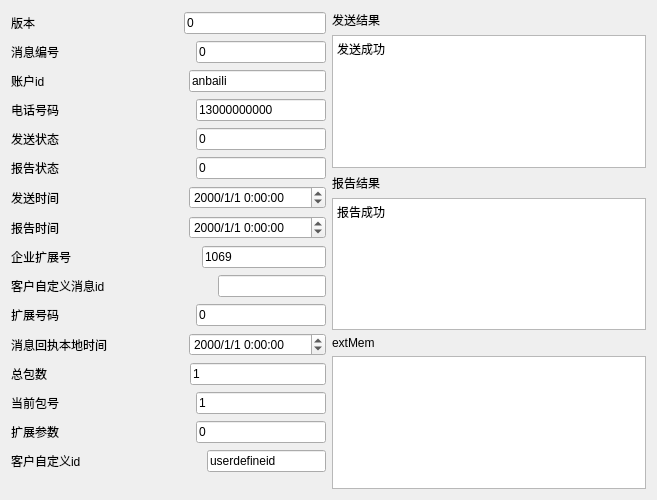
<?xml version="1.0" encoding="UTF-8"?>
<ui version="4.0">
 <class>SRepNotifyData</class>
 <widget class="QWidget" name="SRepNotifyData">
  <property name="geometry">
   <rect>
    <x>0</x>
    <y>0</y>
    <width>657</width>
    <height>500</height>
   </rect>
  </property>
  <property name="windowTitle">
   <string>Form</string>
  </property>
  <layout class="QGridLayout" name="gridLayout">
   <item row="0" column="0" rowspan="3">
    <layout class="QVBoxLayout" name="verticalLayout_3">
     <item>
      <layout class="QHBoxLayout" name="horizontalLayout">
       <item>
        <widget class="QLabel" name="label">
         <property name="text">
          <string>版本</string>
         </property>
        </widget>
       </item>
       <item>
        <spacer name="horizontalSpacer">
         <property name="orientation">
          <enum>Qt::Horizontal</enum>
         </property>
         <property name="sizeHint" stdset="0">
          <size>
           <width>40</width>
           <height>20</height>
          </size>
         </property>
        </spacer>
       </item>
       <item>
        <widget class="QLineEdit" name="lineEdit_version">
         <property name="text">
          <string>0</string>
         </property>
        </widget>
       </item>
      </layout>
     </item>
     <item>
      <layout class="QHBoxLayout" name="horizontalLayout_2">
       <item>
        <widget class="QLabel" name="label_2">
         <property name="text">
          <string>消息编号</string>
         </property>
        </widget>
       </item>
       <item>
        <spacer name="horizontalSpacer_2">
         <property name="orientation">
          <enum>Qt::Horizontal</enum>
         </property>
         <property name="sizeHint" stdset="0">
          <size>
           <width>40</width>
           <height>20</height>
          </size>
         </property>
        </spacer>
       </item>
       <item>
        <widget class="QLineEdit" name="lineEdit_msgId">
         <property name="text">
          <string>0</string>
         </property>
        </widget>
       </item>
      </layout>
     </item>
     <item>
      <layout class="QHBoxLayout" name="horizontalLayout_3">
       <item>
        <widget class="QLabel" name="label_3">
         <property name="text">
          <string>账户id</string>
         </property>
        </widget>
       </item>
       <item>
        <spacer name="horizontalSpacer_3">
         <property name="orientation">
          <enum>Qt::Horizontal</enum>
         </property>
         <property name="sizeHint" stdset="0">
          <size>
           <width>40</width>
           <height>20</height>
          </size>
         </property>
        </spacer>
       </item>
       <item>
        <widget class="QLineEdit" name="lineEdit_accountId">
         <property name="text">
          <string>anbaili</string>
         </property>
        </widget>
       </item>
      </layout>
     </item>
     <item>
      <layout class="QHBoxLayout" name="horizontalLayout_4">
       <item>
        <widget class="QLabel" name="label_4">
         <property name="text">
          <string>电话号码</string>
         </property>
        </widget>
       </item>
       <item>
        <spacer name="horizontalSpacer_4">
         <property name="orientation">
          <enum>Qt::Horizontal</enum>
         </property>
         <property name="sizeHint" stdset="0">
          <size>
           <width>40</width>
           <height>20</height>
          </size>
         </property>
        </spacer>
       </item>
       <item>
        <widget class="QLineEdit" name="lineEdit_mobilePhone">
         <property name="text">
          <string>13000000000</string>
         </property>
        </widget>
       </item>
      </layout>
     </item>
     <item>
      <layout class="QHBoxLayout" name="horizontalLayout_5">
       <item>
        <widget class="QLabel" name="label_5">
         <property name="text">
          <string>发送状态</string>
         </property>
        </widget>
       </item>
       <item>
        <spacer name="horizontalSpacer_5">
         <property name="orientation">
          <enum>Qt::Horizontal</enum>
         </property>
         <property name="sizeHint" stdset="0">
          <size>
           <width>40</width>
           <height>20</height>
          </size>
         </property>
        </spacer>
       </item>
       <item>
        <widget class="QLineEdit" name="lineEdit_sendState">
         <property name="text">
          <string>0</string>
         </property>
        </widget>
       </item>
      </layout>
     </item>
     <item>
      <layout class="QHBoxLayout" name="horizontalLayout_6">
       <item>
        <widget class="QLabel" name="label_6">
         <property name="text">
          <string>报告状态</string>
         </property>
        </widget>
       </item>
       <item>
        <spacer name="horizontalSpacer_6">
         <property name="orientation">
          <enum>Qt::Horizontal</enum>
         </property>
         <property name="sizeHint" stdset="0">
          <size>
           <width>40</width>
           <height>20</height>
          </size>
         </property>
        </spacer>
       </item>
       <item>
        <widget class="QLineEdit" name="lineEdit_reportState">
         <property name="text">
          <string>0</string>
         </property>
        </widget>
       </item>
      </layout>
     </item>
     <item>
      <layout class="QHBoxLayout" name="horizontalLayout_11">
       <item>
        <widget class="QLabel" name="label_11">
         <property name="text">
          <string>发送时间</string>
         </property>
        </widget>
       </item>
       <item>
        <spacer name="horizontalSpacer_7">
         <property name="orientation">
          <enum>Qt::Horizontal</enum>
         </property>
         <property name="sizeHint" stdset="0">
          <size>
           <width>40</width>
           <height>20</height>
          </size>
         </property>
        </spacer>
       </item>
       <item>
        <widget class="QDateTimeEdit" name="dateTimeEdit_sendedTime">
         <property name="displayFormat">
          <string>yyyy/M/d H:mm:ss</string>
         </property>
        </widget>
       </item>
      </layout>
     </item>
     <item>
      <layout class="QHBoxLayout" name="horizontalLayout_12">
       <item>
        <widget class="QLabel" name="label_12">
         <property name="text">
          <string>报告时间</string>
         </property>
        </widget>
       </item>
       <item>
        <spacer name="horizontalSpacer_8">
         <property name="orientation">
          <enum>Qt::Horizontal</enum>
         </property>
         <property name="sizeHint" stdset="0">
          <size>
           <width>40</width>
           <height>20</height>
          </size>
         </property>
        </spacer>
       </item>
       <item>
        <widget class="QDateTimeEdit" name="dateTimeEdit_reportTime">
         <property name="displayFormat">
          <string>yyyy/M/d H:mm:ss</string>
         </property>
        </widget>
       </item>
      </layout>
     </item>
     <item>
      <layout class="QHBoxLayout" name="horizontalLayout_7">
       <item>
        <widget class="QLabel" name="label_7">
         <property name="text">
          <string>企业扩展号</string>
         </property>
        </widget>
       </item>
       <item>
        <spacer name="horizontalSpacer_9">
         <property name="orientation">
          <enum>Qt::Horizontal</enum>
         </property>
         <property name="sizeHint" stdset="0">
          <size>
           <width>40</width>
           <height>20</height>
          </size>
         </property>
        </spacer>
       </item>
       <item>
        <widget class="QLineEdit" name="lineEdit_spno">
         <property name="text">
          <string>1069</string>
         </property>
        </widget>
       </item>
      </layout>
     </item>
     <item>
      <layout class="QHBoxLayout" name="horizontalLayout_8">
       <item>
        <widget class="QLabel" name="label_8">
         <property name="text">
          <string>客户自定义消息id</string>
         </property>
        </widget>
       </item>
       <item>
        <spacer name="horizontalSpacer_11">
         <property name="orientation">
          <enum>Qt::Horizontal</enum>
         </property>
         <property name="sizeHint" stdset="0">
          <size>
           <width>40</width>
           <height>20</height>
          </size>
         </property>
        </spacer>
       </item>
       <item>
        <widget class="QLineEdit" name="lineEdit_clientMsgId"/>
       </item>
      </layout>
     </item>
     <item>
      <layout class="QHBoxLayout" name="horizontalLayout_9">
       <item>
        <widget class="QLabel" name="label_9">
         <property name="text">
          <string>扩展号码</string>
         </property>
        </widget>
       </item>
       <item>
        <spacer name="horizontalSpacer_10">
         <property name="orientation">
          <enum>Qt::Horizontal</enum>
         </property>
         <property name="sizeHint" stdset="0">
          <size>
           <width>40</width>
           <height>20</height>
          </size>
         </property>
        </spacer>
       </item>
       <item>
        <widget class="QLineEdit" name="lineEdit_extendNum">
         <property name="text">
          <string>0</string>
         </property>
        </widget>
       </item>
      </layout>
     </item>
     <item>
      <layout class="QHBoxLayout" name="horizontalLayout_13">
       <item>
        <widget class="QLabel" name="label_15">
         <property name="text">
          <string>消息回执本地时间</string>
         </property>
        </widget>
       </item>
       <item>
        <spacer name="horizontalSpacer_12">
         <property name="orientation">
          <enum>Qt::Horizontal</enum>
         </property>
         <property name="sizeHint" stdset="0">
          <size>
           <width>40</width>
           <height>20</height>
          </size>
         </property>
        </spacer>
       </item>
       <item>
        <widget class="QDateTimeEdit" name="dateTimeEdit_reportLocalTime">
         <property name="displayFormat">
          <string>yyyy/M/d H:mm:ss</string>
         </property>
        </widget>
       </item>
      </layout>
     </item>
     <item>
      <layout class="QHBoxLayout" name="horizontalLayout_10">
       <item>
        <widget class="QLabel" name="label_10">
         <property name="text">
          <string>总包数</string>
         </property>
        </widget>
       </item>
       <item>
        <spacer name="horizontalSpacer_13">
         <property name="orientation">
          <enum>Qt::Horizontal</enum>
         </property>
         <property name="sizeHint" stdset="0">
          <size>
           <width>40</width>
           <height>20</height>
          </size>
         </property>
        </spacer>
       </item>
       <item>
        <widget class="QLineEdit" name="lineEdit_pk_total">
         <property name="text">
          <string>1</string>
         </property>
        </widget>
       </item>
      </layout>
     </item>
     <item>
      <layout class="QHBoxLayout" name="horizontalLayout_14">
       <item>
        <widget class="QLabel" name="label_16">
         <property name="text">
          <string>当前包号</string>
         </property>
        </widget>
       </item>
       <item>
        <spacer name="horizontalSpacer_15">
         <property name="orientation">
          <enum>Qt::Horizontal</enum>
         </property>
         <property name="sizeHint" stdset="0">
          <size>
           <width>40</width>
           <height>20</height>
          </size>
         </property>
        </spacer>
       </item>
       <item>
        <widget class="QLineEdit" name="lineEdit_pk_num">
         <property name="text">
          <string>1</string>
         </property>
        </widget>
       </item>
      </layout>
     </item>
     <item>
      <layout class="QHBoxLayout" name="horizontalLayout_15">
       <item>
        <widget class="QLabel" name="label_17">
         <property name="text">
          <string>扩展参数</string>
         </property>
        </widget>
       </item>
       <item>
        <spacer name="horizontalSpacer_14">
         <property name="orientation">
          <enum>Qt::Horizontal</enum>
         </property>
         <property name="sizeHint" stdset="0">
          <size>
           <width>40</width>
           <height>20</height>
          </size>
         </property>
        </spacer>
       </item>
       <item>
        <widget class="QLineEdit" name="lineEdit_combinationVal">
         <property name="text">
          <string>0</string>
         </property>
        </widget>
       </item>
      </layout>
     </item>
     <item>
      <layout class="QHBoxLayout" name="horizontalLayout_16">
       <item>
        <widget class="QLabel" name="label_18">
         <property name="text">
          <string>客户自定义id</string>
         </property>
        </widget>
       </item>
       <item>
        <spacer name="horizontalSpacer_16">
         <property name="orientation">
          <enum>Qt::Horizontal</enum>
         </property>
         <property name="sizeHint" stdset="0">
          <size>
           <width>40</width>
           <height>20</height>
          </size>
         </property>
        </spacer>
       </item>
       <item>
        <widget class="QLineEdit" name="lineEdit_userDefineId">
         <property name="text">
          <string>userdefineid</string>
         </property>
        </widget>
       </item>
      </layout>
     </item>
    </layout>
   </item>
   <item row="0" column="1">
    <layout class="QVBoxLayout" name="verticalLayout">
     <item>
      <widget class="QLabel" name="label_13">
       <property name="text">
        <string>发送结果</string>
       </property>
      </widget>
     </item>
     <item>
      <widget class="QTextEdit" name="textEdit_sendResultInfo">
       <property name="html">
        <string>&lt;!DOCTYPE HTML PUBLIC &quot;-//W3C//DTD HTML 4.0//EN&quot; &quot;http://www.w3.org/TR/REC-html40/strict.dtd&quot;&gt;
&lt;html&gt;&lt;head&gt;&lt;meta name=&quot;qrichtext&quot; content=&quot;1&quot; /&gt;&lt;style type=&quot;text/css&quot;&gt;
p, li { white-space: pre-wrap; }
&lt;/style&gt;&lt;/head&gt;&lt;body style=&quot; font-family:'SimSun'; font-size:9pt; font-weight:400; font-style:normal;&quot;&gt;
&lt;p style=&quot; margin-top:0px; margin-bottom:0px; margin-left:0px; margin-right:0px; -qt-block-indent:0; text-indent:0px;&quot;&gt;发送成功&lt;/p&gt;
&lt;p style=&quot;-qt-paragraph-type:empty; margin-top:0px; margin-bottom:0px; margin-left:0px; margin-right:0px; -qt-block-indent:0; text-indent:0px;&quot;&gt;&lt;br /&gt;&lt;/p&gt;&lt;/body&gt;&lt;/html&gt;</string>
       </property>
      </widget>
     </item>
    </layout>
   </item>
   <item row="1" column="1">
    <layout class="QVBoxLayout" name="verticalLayout_2">
     <item>
      <widget class="QLabel" name="label_14">
       <property name="text">
        <string>报告结果</string>
       </property>
      </widget>
     </item>
     <item>
      <widget class="QTextEdit" name="textEdit_reportResultInfo">
       <property name="html">
        <string>&lt;!DOCTYPE HTML PUBLIC &quot;-//W3C//DTD HTML 4.0//EN&quot; &quot;http://www.w3.org/TR/REC-html40/strict.dtd&quot;&gt;
&lt;html&gt;&lt;head&gt;&lt;meta name=&quot;qrichtext&quot; content=&quot;1&quot; /&gt;&lt;style type=&quot;text/css&quot;&gt;
p, li { white-space: pre-wrap; }
&lt;/style&gt;&lt;/head&gt;&lt;body style=&quot; font-family:'SimSun'; font-size:9pt; font-weight:400; font-style:normal;&quot;&gt;
&lt;p style=&quot; margin-top:0px; margin-bottom:0px; margin-left:0px; margin-right:0px; -qt-block-indent:0; text-indent:0px;&quot;&gt;报告成功&lt;/p&gt;&lt;/body&gt;&lt;/html&gt;</string>
       </property>
      </widget>
     </item>
    </layout>
   </item>
   <item row="2" column="1">
    <layout class="QVBoxLayout" name="verticalLayout_4">
     <item>
      <widget class="QLabel" name="label_19">
       <property name="text">
        <string>extMem</string>
       </property>
      </widget>
     </item>
     <item>
      <widget class="QTextEdit" name="textEdit_extMem"/>
     </item>
    </layout>
   </item>
  </layout>
 </widget>
 <resources/>
 <connections/>
</ui>
